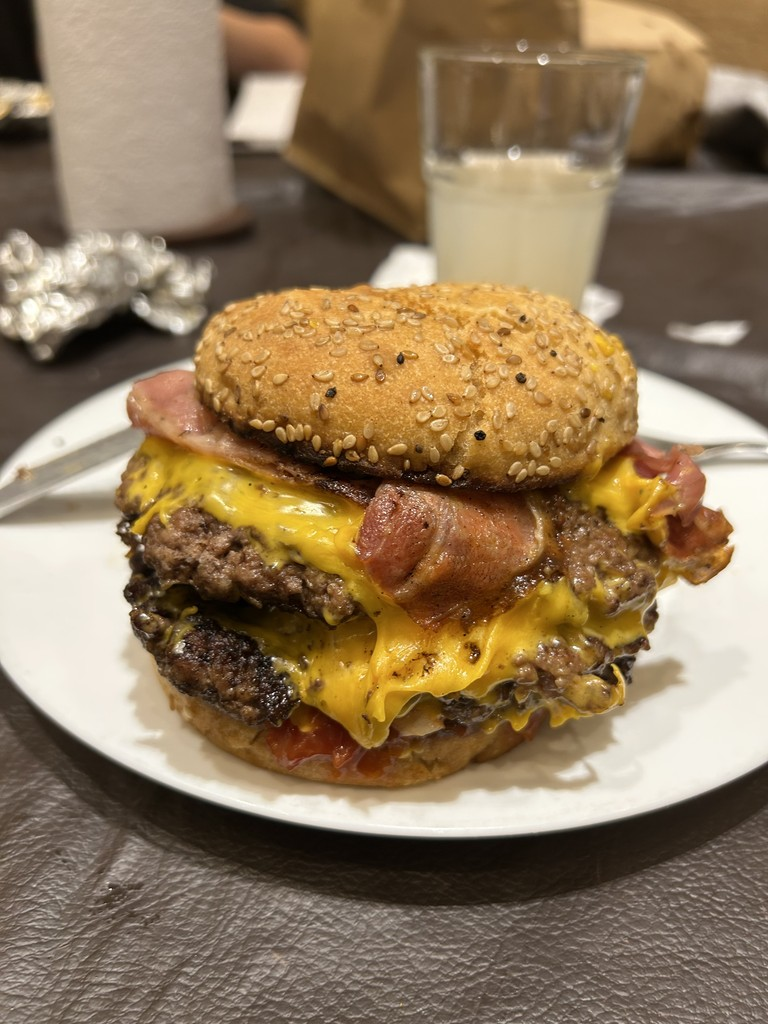
#> input picture backend/imagen_comprimida.jpg, 768 x 1024 px
$ python -i geminiResource.py   (imports and definitions only)
#> lines starting #> are read from the running program, lines starting #| are printed output that depends on the picture
import os
import io
from PIL import Image, ImageOps
from PIL.Image import Resampling
import google.generativeai as genai
from dotenv import load_dotenv
from typing import Union
import re

# [1 line not run here, left out]

class GeminiResource:
    def __init__(self):
        api_key = os.getenv("GEMINI_API_KEY")
        if not api_key:
            raise ValueError("GEMINI_API_KEY no está definido en el .env")
        genai.configure(api_key=api_key)
        self.model = genai.GenerativeModel("gemini-2.0-flash-lite")

    # [95 lines left out: functions analyze_image, clean_data, reduce_image_weight, not called in this run]

>>> import cv2
>>> picture = cv2.imread('../imagen_comprimida.jpg', cv2.IMREAD_GRAYSCALE)
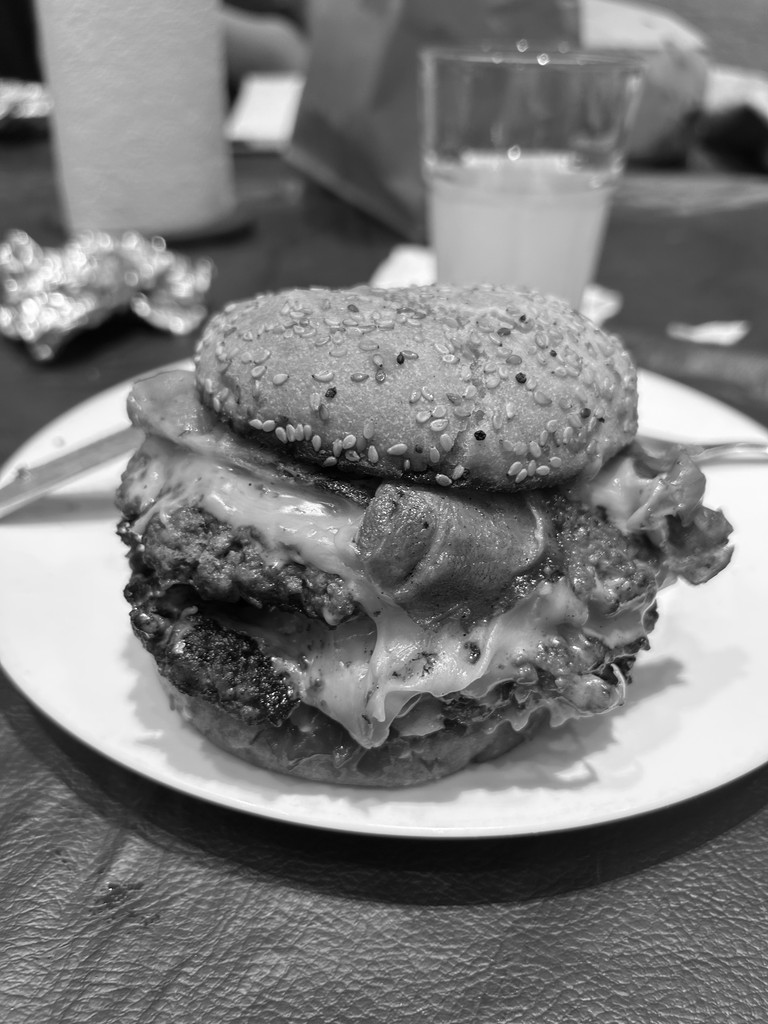
#> picture: shape (1024, 768); min 0, max 255, mean 122.7
#> (the run stopped early here; a loop or call above may not have finished)
